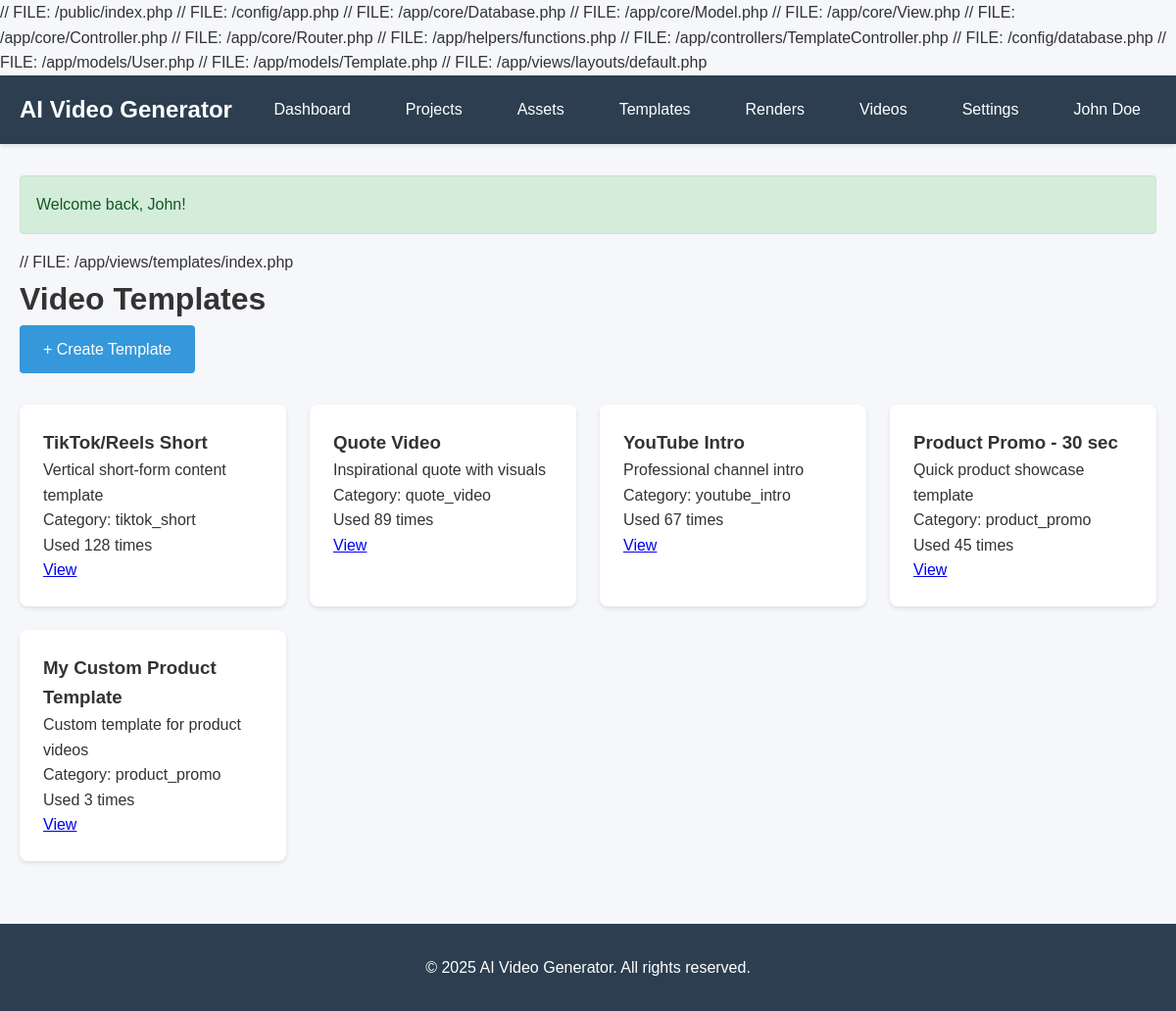
The app's page /templates (signed in) with its own data.
### tables this page shows
CREATE TABLE `templates` (
  `id` INT UNSIGNED NOT NULL AUTO_INCREMENT,
  `tenant_id` INT UNSIGNED DEFAULT NULL COMMENT 'NULL = global template',
  `user_id` INT UNSIGNED DEFAULT NULL,
  `name` VARCHAR(255) NOT NULL,
  `description` TEXT,
  `category` VARCHAR(100) DEFAULT NULL COMMENT 'e.g., product_promo, tiktok_short, youtube_intro',
  `thumbnail_url` VARCHAR(500) DEFAULT NULL,
  `is_public` TINYINT(1) DEFAULT 0,
  `usage_count` INT DEFAULT 0,
  `created_at` TIMESTAMP DEFAULT CURRENT_TIMESTAMP,
  `updated_at` TIMESTAMP DEFAULT CURRENT_TIMESTAMP ON UPDATE CURRENT_TIMESTAMP,
  PRIMARY KEY (`id`),
  KEY `tenant_id` (`tenant_id`),
  KEY `user_id` (`user_id`),
  KEY `category` (`category`),
  CONSTRAINT `fk_templates_tenant` FOREIGN KEY (`tenant_id`) REFERENCES `tenants` (`id`) ON DELETE CASCADE,
  CONSTRAINT `fk_templates_user` FOREIGN KEY (`user_id`) REFERENCES `users` (`id`) ON DELETE SET NULL
);

### public/index.php (called while the page is built, shortened)
<?php
$config = require __DIR__ . '/../config/app.php';
require_once __DIR__ . '/../app/core/Database.php';
require_once __DIR__ . '/../app/core/Model.php';
require_once __DIR__ . '/../app/core/View.php';
require_once __DIR__ . '/../app/core/Controller.php';
require_once __DIR__ . '/../app/core/Router.php';
require_once __DIR__ . '/../app/helpers/functions.php';
$router = new Router();
$router->get('/', 'HomeController', 'index');
$router->get('/login', 'AuthController', 'login');
$router->post('/login', 'AuthController', 'loginPost');
$router->get('/register', 'AuthController', 'register');
$router->post('/register', 'AuthController', 'registerPost');
$router->get('/logout', 'AuthController', 'logout');
$router->get('/dashboard', 'DashboardController', 'index');
$router->get('/projects', 'ProjectController', 'index');
$router->get('/projects/create', 'ProjectController', 'create');
$router->post('/projects/create', 'ProjectController', 'store');
$router->get('/projects/:id', 'ProjectController', 'show');
$router->get('/projects/:id/edit', 'ProjectController', 'edit');
$router->post('/projects/:id/edit', 'ProjectController', 'update');
$router->post('/projects/:id/delete', 'ProjectController', 'delete');
$router->get('/projects/:id/scenes', 'SceneController', 'index');
$router->get('/projects/:id/scenes/create', 'SceneController', 'create');
$router->post('/projects/:id/scenes/create', 'SceneController', 'store');
$router->get('/scenes/:id/edit', 'SceneController', 'edit');
$router->post('/scenes/:id/edit', 'SceneController', 'update');
$router->post('/scenes/:id/delete', 'SceneController', 'delete');
$router->get('/assets', 'AssetController', 'index');
$router->get('/assets/upload', 'AssetController', 'upload');
$router->post('/assets/upload', 'AssetController', 'store');
$router->get('/assets/:id', 'AssetController', 'show');
$router->post('/assets/:id/delete', 'AssetController', 'delete');
$router->get('/templates', 'TemplateController', 'index');
$router->get('/templates/create', 'TemplateController', 'create');
$router->post('/templates/create', 'TemplateController', 'store');
$router->get('/templates/:id', 'TemplateController', 'show');
$router->post('/templates/:id/delete', 'TemplateController', 'delete');
$router->get('/renders', 'RenderController', 'index');
$router->get('/renders/create', 'RenderController', 'create');
$router->post('/renders/create', 'RenderController', 'store');
$router->get('/renders/:id', 'RenderController', 'show');
$router->post('/renders/:id/retry', 'RenderController', 'retry');
$router->get('/videos', 'VideoController', 'index');
$router->get('/videos/:id', 'VideoController', 'show');
$router->get('/videos/:id/download', 'VideoController', 'download');
$router->post('/videos/:id/duplicate', 'VideoController', 'duplicate');
$router->get('/tenant/settings', 'TenantController', 'settings');
$router->post('/tenant/settings', 'TenantController', 'updateSettings');
$router->get('/tenant/brand', 'TenantController', 'brand');
$router->post('/tenant/brand', 'TenantController', 'updateBrand');
$router->get('/users', 'UserController', 'index');
$router->get('/users/create', 'UserController', 'create');
$router->post('/users/create', 'UserController', 'store');
$router->get('/users/:id/edit', 'UserController', 'edit');
$router->post('/users/:id/edit', 'UserController', 'update');
$router->post('/users/:id/delete', 'UserController', 'delete');
$router->get('/subscription', 'SubscriptionController', 'index');
$router->get('/subscription/plans', 'SubscriptionController', 'plans');
$router->post('/subscription/subscribe', 'SubscriptionController', 'subscribe');
$router->get('/subscription/invoices', 'SubscriptionController', 'invoices');
$router->get('/subscription/usage', 'SubscriptionController', 'usage');
$router->get('/admin', 'AdminController', 'index');
$router->get('/admin/tenants', 'AdminController', 'tenants');
$router->get('/admin/plans', 'AdminController', 'plans');
$router->get('/admin/plans/create', 'AdminController', 'createPlan');
$router->post('/admin/plans/create', 'AdminController', 'storePlan');
$router->get('/api-keys', 'ApiKeyController', 'index');
$router->post('/api-keys/generate', 'ApiKeyController', 'generate');
$router->post('/api-keys/:id/revoke', 'ApiKeyController', 'revoke');
$router->post('/api/v1/render', 'ApiController', 'createRenderJob');
$router->get('/api/v1/render/:id', 'ApiController', 'getRenderJob');
$router->get('/analytics', 'AnalyticsController', 'index');
$router->get('/analytics/reports', 'AnalyticsController', 'reports');
$router->dispatch();

### app/views/templates/index.php (the view)
// FILE: /app/views/templates/index.php
<h1>Video Templates</h1>
<a href="/templates/create" class="btn btn-primary">+ Create Template</a>
<div class="templates-grid">
    <?php foreach ($templates as $template): ?>
        <div class="template-card">
            <h3><?php echo $this->escape($template['name']); ?></h3>
            <p><?php echo $this->escape($template['description']); ?></p>
            <p>Category: <?php echo $this->escape($template['category']); ?></p>
            <p>Used <?php echo $template['usage_count']; ?> times</p>
            <a href="/templates/<?php echo $template['id']; ?>">View</a>
        </div>
    <?php endforeach; ?>
</div>

### public/css/style.css (style rules this page uses)
* { margin: 0; padding: 0; box-sizing: border-box; }
body { font-family: 'Arial', sans-serif; font-size: 16px; line-height: 1.6; color: #333; background: #f5f7fa; }
.btn { display: inline-block; padding: 0.75rem 1.5rem; border: none; border-radius: 4px; text-decoration: none; cursor: pointer; transition: all 0.3s; font-size: 1rem; }
.btn-primary { background: #3498db; color: white; }
.stat-card, .feature-card, .pricing-card, .asset-card, .template-card { background: white; padding: 1.5rem; border-radius: 8px; box-shadow: 0 2px 4px rgba(0,0,0,0.1); }
.stats-grid, .features-grid, .pricing-grid, .assets-grid, .templates-grid { display: grid; grid-template-columns: repeat(auto-fit, minmax(250px, 1fr)); gap: 1.5rem; margin: 2rem 0; }

### records on screen
templates: name "TikTok/Reels Short", description "Vertical short-form content template", category "tiktok_short", usage_count "128"
templates: name "Quote Video", description "Inspirational quote with visuals", category "quote_video", usage_count "89"
templates: name "YouTube Intro", description "Professional channel intro", category "youtube_intro", usage_count "67"
templates: name "Product Promo - 30 sec", description "Quick product showcase template", category "product_promo", usage_count "45"
templates: name "My Custom Product Template", description "Custom template for product videos", category "product_promo", usage_count "3"

### other values on screen
$this->escape($_SESSION['user_name'] ?? 'User') "John Doe"
$flash "Welcome back, John!"
